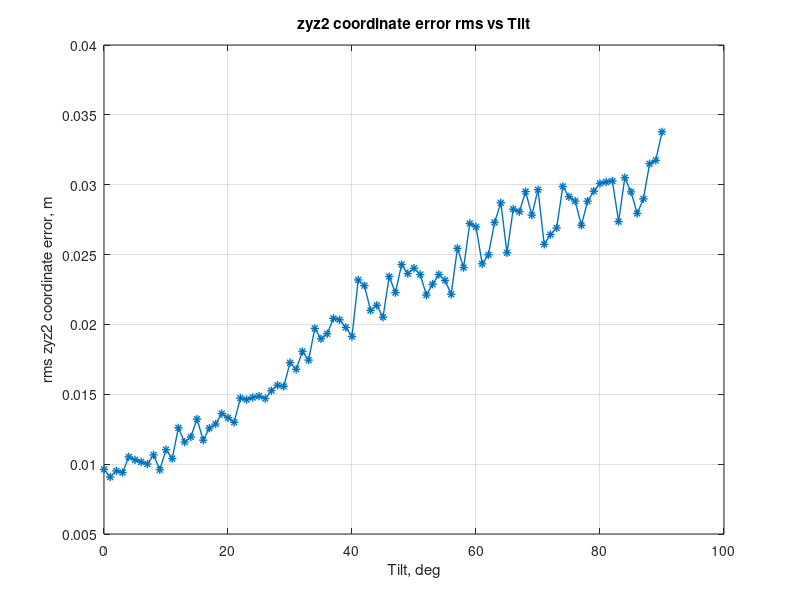

This chart was generated by the following MATLAB code:
clear all; close all; clc;
tic;
% number of measured points
N = 10000;

% empty matrices
xyz1_true      = zeros(3,N);
xyz1_new       = zeros(3,N);
T_new          = zeros(1,N);
xyz2_new       = zeros(3,N);
xyz2_error     = zeros(3,N);
T_true         = zeros(1,N);
xyz2_error_mod = zeros(1,N);

% true angles
T_true         = rand(N,1) * pi/2;
T_true         = T_true';
Azimuth_true   = rand(N,1) * 2 * pi;
Azimuth_true   = Azimuth_true';

% pole length
L      = 1.8;
L_xyz  = [L * sin(T_true) .* cos(pi/2 - Azimuth_true);
          L * sin(T_true) .* sin(pi/2 - Azimuth_true);
          L * cos(T_true)];

% true coordinates of the measured point      
x2_true    = randn(N,1) * 0;
y2_true    = randn(N,1) * 0;
z2_true    = randn(N,1) * 0;
xyz2_true  = [ x2_true y2_true z2_true]';

% constants for noise calculation (in meters)
sigma_gnss = 0*(0.018 + 0.024)/2;       
sigma_imu  = (0.011 + 0.017)/2;       

% degrees step for plotting
deg_step = 1; 

% array of tilt angles for plotting
T_array  = [0: deg_step : 90]'*1;                      
T_array  = T_array';

% sums calculation of the coordinates error for each tilt
counter_xyz  = zeros(size(T_array));  

% number of sums calculation for each tilt
sum_counter  = zeros(size(T_array));  

for i = 1:length(T_true)
% true coordinates of the antenna phase center point 
xyz1_true(1:3, i) = xyz2_true(1:3, i) + L_xyz(1:3, i);

% noisy coordinates of the antenna phase center point
xyz1_new(1:3, i)   = xyz1_true(1:3, i) + randn(3, 1) * sigma_gnss;

% noisy tilt angle
T_new(1, i)        = T_true(1, i) + randn(1, 1)*deg2rad(0.3);
Azimuth_new(1, i)  = Azimuth_true(1, i) + randn(1, 1)*deg2rad(0.9);

% noisy coordinates of measured point
L_xyz_tilted(1:3, i)  =  [L * sin(T_new(1, i)) .* cos(pi/2 - Azimuth_new(1, i));
          L * sin(T_new(1, i)) .* sin(pi/2 - Azimuth_new(1, i));
          L * cos(T_new(1, i))];
      
xyz2_new(1:3,i)   = xyz1_new(1:3,i) - L_xyz_tilted(1:3, i);

% coordinates error for measured point 
xyz2_error(1:3, i) = xyz2_true(1:3, i) - xyz2_new(1:3, i);

% 3d coordinates error for measured point 
xyz2_error_mod(i) = sqrt(xyz2_error(1:3, i)'*xyz2_error(1:3, i));

% T_true(i) = rad2deg(T_true(i));

% index of  coordinates error
[tmp,k_arr] = min(abs(T_array - rad2deg(T_true(i))));   
k = k_arr(1);

% rms calculating
counter_xyz(k) = (xyz2_error_mod(i))^2 + counter_xyz(k);
sum_counter(k) = sum_counter(k) + 1;
end

counter_xyz = sqrt(counter_xyz./ sum_counter); 

% plotting
% figure
% plot(rad2deg(T_true),(xyz2_error(1,:)), '.','LineWidth',1);
% title('x2 coordinate error vs Tilt')
% xlabel('Tilt, deg')
% ylabel('x2 coordinate error, m')
% grid on
% 
% figure
% plot(rad2deg(T_true),xyz2_error(2,:), '.','LineWidth',2);
% title('y2 coordinate error vs Tilt')
% xlabel('Tilt, deg')
% ylabel('y2 coordinate error, m')
% grid on
% 
% figure
% plot(rad2deg(T_true),xyz2_error(3,:), '.','LineWidth',2);
% title('z2 coordinate error vs Tilt')
% xlabel('Tilt, deg')
% ylabel('z2 coordinate error, m')
% grid on

figure
plot(T_array,counter_xyz, '-*','LineWidth',1);
title('zyz2 coordinate error rms vs Tilt')
xlabel('Tilt, deg')
ylabel('rms zyz2 coordinate error, m')
grid on

toc;
